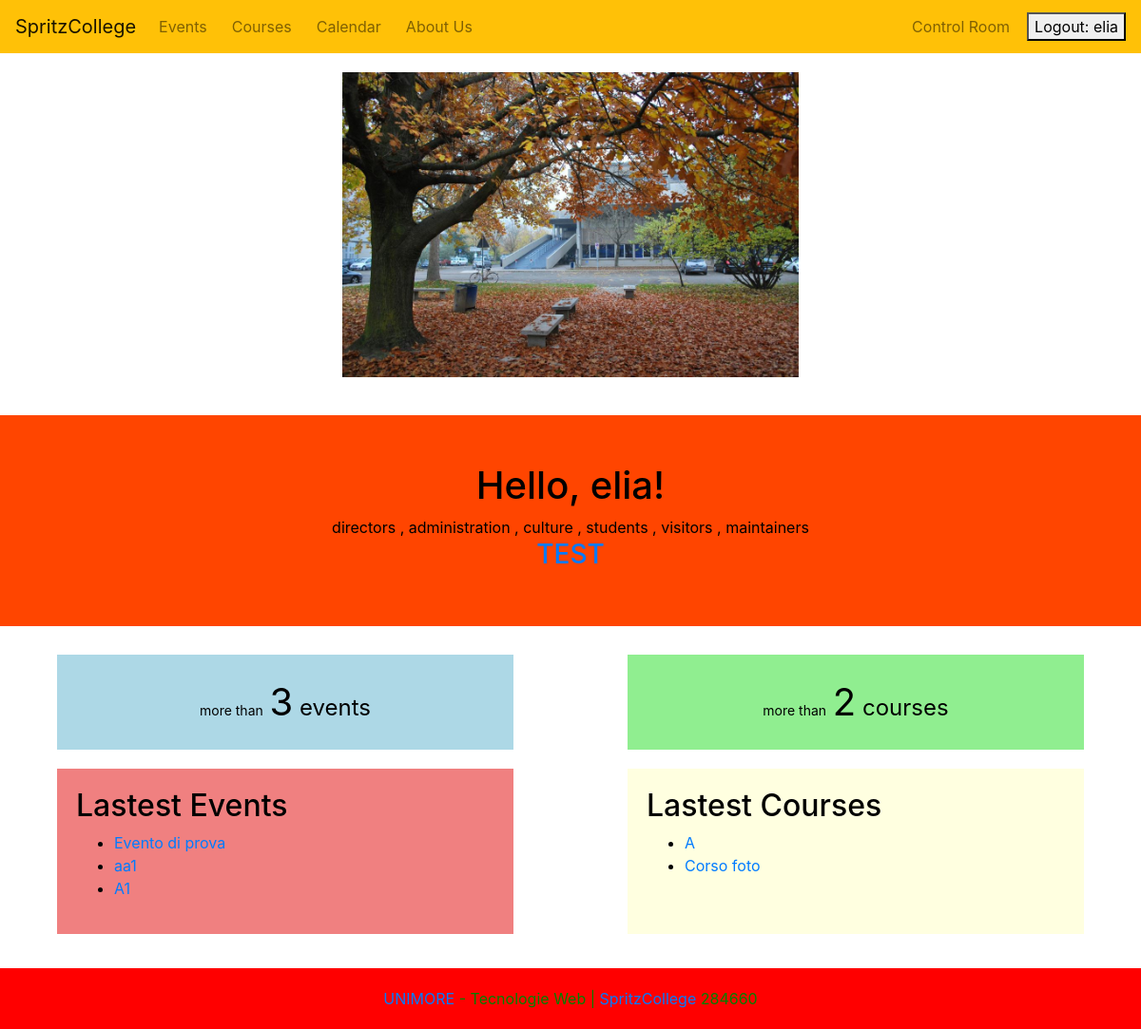
The page / (signed in) on the database as committed earlier.
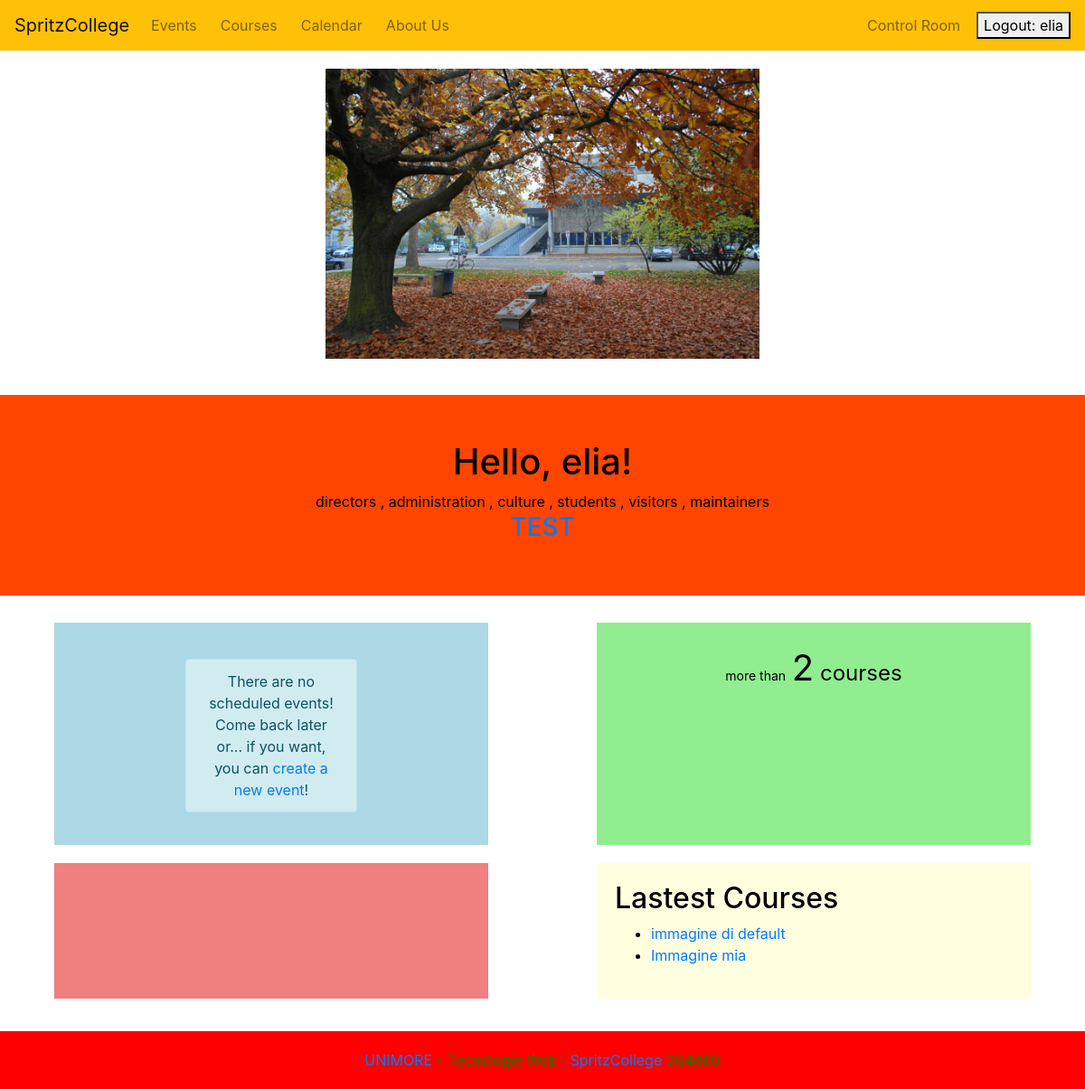
The same page on the database as committed later.
### Activities/models.py (models this page shows, shortened)
class Event(models.Model):
    ACTIVE = 'active'
    CANCELLED = 'cancelled'
    COMPLETED = 'completed'
    STATUS_CHOICES = [
        (ACTIVE, 'Active'),
        (CANCELLED, 'Cancelled'),
        (COMPLETED, 'Completed'),
    ]
    name = models.CharField(max_length=100)
    description = models.TextField(max_length=250)
    date = models.DateTimeField(default=default_event_time)
    duration = models.DurationField(default=timedelta(hours=1))
    price = models.DecimalField(
        max_digits=10, decimal_places=2, null=True, blank=True, default=Decimal('0.00'))
    max_capacity = models.PositiveIntegerField(default=100)
    place = models.CharField(max_length=100, default="conference room")
    status = models.CharField(
        max_length=20, choices=STATUS_CHOICES, default=ACTIVE)
    class Meta:
        ordering = ['date']

class Course(models.Model):
    CATEGORY_CHOICES = [
        ('ANY', 'uncategorized'),
        ('TCH', 'tech course'),
        ('LTR', 'literature course'),
        ('LAN', 'language course'),
        ('HND', 'craftsman course'),
        ('ART', 'art course'),
    ]
    name = models.CharField(max_length=100)
    description = models.TextField(max_length=250)
    start_date = models.DateField()
    end_date = models.DateField()
    recurrence_day = models.CharField(max_length=20)
    time = models.TimeField()
    image = models.ImageField(default='default_course.jpeg')
    category = models.CharField(
        max_length=50, choices=CATEGORY_CHOICES, default='ANY')

### SpritzCollege/views.py (the view)
# urls.py: re_path(r"^$|^\/$|^home\/$", go_home, name="home"),
def go_home (request):
    today = date.today()
    latest_courses = Course.objects.filter(end_date__gte=today).order_by('-end_date')[:5]
    ctx = {"title":"Home", "events_list": Event.objects.all(), "courses_list": Course.objects.all(), "latest_events": Event.objects.order_by('date')[:5], "latest_courses": latest_courses}
    return render(request, template_name="index.html", context=ctx)

### Profiles/templatetags/filter.py (called while the page is built)
@register.filter(name='has_group')
def has_group(user, group_name):
    if user.is_superuser:
        return True
    group = Group.objects.get(name=group_name)
    return True if group in user.groups.all() else False

### templates/index.html (shortened to what this page needs)
{% extends 'base.html' %}
{% load filter %}
{% block content %}
{% load static %}
<div style="display: flex; justify-content: center; padding: 20px 0;">
    <img src="{% static 'home1.jpeg' %}" alt="iH_homepage" style="width: 40%; height: auto;">
</div>
<div style="margin-top: 20px; background-color: orangered; padding: 50px; margin-bottom: 30px;;">
    <center>
        {% if user.is_authenticated %}
        <h1>Hello, {{ user.username }}!</h1>
        {% if request.user.is_superuser %}
        <h3>Welcome back, superman! <a href="/admin"> war room?</a></h3>
        {% else %}
        {% if request.user.groups.exists %}
        {% for group in request.user.groups.all %}
        {% if not forloop.first %}, {% endif %}
        {{ group.name }}
        {% endfor %}
        {% else %}
        <p>No groups detected</p>
        {% endif %}
        {% endif %}
        {% else %}
        <h1>Welcome at SpritzCollege!</h1>
        <h3> <a href="{% url 'about_us' %}">Read about us</a>, otherwise watch our program!</h3>
        {% endif %}
        <h3> <a href="{% url 'about_us' %}">TEST</a></h3>
    </center>
</div>
<div style=" top: 50%; left:50%; bottom: 50;">
    <div style="display: flex; justify-content: space-around;">
        <div style="width: 40%; background-color: lightblue; padding: 20px;">
            {% if events_list.count > 0 %}
            <div style="font-size: 24px; text-align: center;">
                <span style="font-size: 14px;">more than</span>
                <span style="font-size: 40px;">{{ events_list.count }}</span>
                <span style="font-size: 24px;">events</span>
            </div>
            {% else %}
            {% if request.user|has_group:"culture" %}
            <div class="col-md-6" style="margin: 20px auto 0;">
                <div class="alert alert-info" role="alert" style="align-items: center; text-align: center;">
                    There are no scheduled events! <br> Come back later or... if you want, you can <a
                        href="{% url 'new_event' %}">create a new event</a>!
                </div>
            </div>
            {% endif %}
            {% endif %}
        </div>
        <div style="width: 40%; background-color: lightgreen; padding: 20px;">
            {% if courses_list.count > 0 %}
            <div style="font-size: 24px; text-align: center;">
                <span style="font-size: 14px;">more than</span>
                <span style="font-size: 40px;">{{ courses_list.count }}</span>
                <span style="font-size: 24px;">courses</span>
            </div>
            {% endif %}
        </div>
    </div>
</div>
<div style="display: flex; justify-content: space-around; margin-top: 20px;">
    <div style="width: 40%; background-color: lightcoral; padding: 20px;">
        {% if latest_events.count > 0 %}
        <h2>Lastest Events</h2>
        <ul>
            {% for event in latest_events %}
            <li>
                <a href="{% url 'event_detail' event.id %}">{{ event.name }}</a>
            </li>
            {% endfor %}
            {% endif %}
        </ul>
    </div>
    <div style="width: 40%; background-color: lightyellow; padding: 20px;">
        {% if latest_courses.count > 0 %}
        <h2>Lastest Courses</h2>
        <ul>
            {% for course in latest_courses %}
            <li>
                <a href="{% url 'course_detail' course.id %}">{{ course.name }}</a>
            </li>
            {% endfor %}
            {% endif %}
        </ul>
    </div>
</div>
{% endblock %}

### templates/base.html (shortened to what this page needs)
{% load static %}
<!DOCTYPE html>
<html lang="it">
<head>
  <link rel="stylesheet" href="https://cdn.jsdelivr.net/npm/bootstrap@4.6.1/dist/css/bootstrap.min.css">
  <link rel="stylesheet" href="https://cdnjs.cloudflare.com/ajax/libs/font-awesome/5.15.1/css/all.min.css">
</head>
<body>
  <header class="top-bar">
    <nav class="navbar navbar-expand-lg navbar-light bg-warning text-white">
      <a class="navbar-brand" href="{% url 'home' %}">SpritzCollege</a>
      <div class="collapse navbar-collapse" id="navbarSupportedContent">
        <ul class="navbar-nav mr-auto">
          <li class="nav-item">
            <a class="nav-link" href="{% url 'list_events' %}">Events</a>
          </li>
          <li class="nav-item">
            <a class="nav-link" href="{% url 'list_courses' %}">Courses</a>
          </li>
          <li class="nav-item">
            <a class="nav-link" href="{% url 'calendar_view' %}">Calendar</a>
          </li>
          <li class="nav-item">
            <a class="nav-link" href="{% url 'about_us' %}">About Us</a>
          </li>
        </ul>
        {% if request.user.is_authenticated %}
        <ul class="navbar-nav ml-auto">
          <li class="nav-item">
            <a class="nav-link" href="{% url 'my_messages' %}">Control Room</a>
          </li>
      </div>
      {% endif %}
      {% if user.is_authenticated %}
      <form method="post" action="{% url 'logout' %}">
        <button type="submit">Logout: {{user.username}}</button>
      </form>
      {% else %}
      <a style="padding-right: 10px; font-style: italic;" href="{% url 'register' %}">submit</a>
        <form method="post" action="{% url 'login' %}">
          {% csrf_token %}
          <button type="submit">Sign in</button>
        </form>
      {% endif %}
    </nav>
  </header>
  <main>
    {% block content %}
    {% endblock %}
  </main>
  <footer class="bottom-bar">
    <div class="text-center">
      <a href="https://www.unimore.it/it">UNIMORE</a> - Tecnologie Web | <a href="{% url 'home' %}">SpritzCollege</a>
    </div>
  </footer>
</body>
</html>

### templates/base.html (style rules this page uses)
body { margin-bottom: 100px; background-color: white; color: black; height: 100%; }
.navbar-nav { display: flex; align-items: center; }
.nav-item { margin-right: 10px; }
.bottom-bar { position: fixed; bottom: 0; width: 100%; display: flex; align-items: center; justify-content: center; background-color: red; padding: 20px 0; color: green; }
.alert { opacity: 1; transition: opacity 0.5s ease-in-out; }

Rows that differ between the two databases and show on the page:
removed Event: name "Evento di prova"
removed Event: name "aa1"
removed Event: name "A1"
removed Course: name "A"
removed Course: name "Corso foto"
added Course: name "immagine di default"
added Course: name "Immagine mia"
Other text that changed with them:
{{ events_list.count }}: "3" → (not shown)
text no longer shown: "more than events Lastest Events"
text now shown: "There are no scheduled events! Come back later or... if you want, you can create a new event !"
